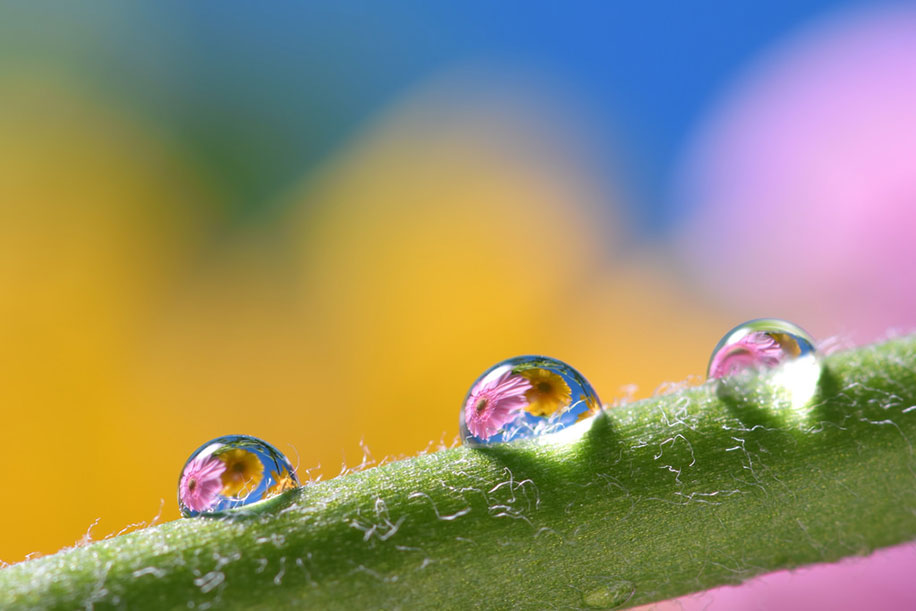
#> input picture sample.jpeg, 916 x 611 px
$ python main.py
#> lines starting #> are read from the running program, lines starting #| are printed output that depends on the picture
# Importing Open-CV module
import cv2 as img

# Reading the Image here
img1 = img.imread('sample.jpeg')
#> img1 is the input picture: shape (611, 916, 3); mean B, G, R 107.1, 142.4, 150

# COLOR_BGR2GRAY is the conversion code
# Takes in the original image and coverts its to gray
grayImg = img.cvtColor(img1, img.COLOR_BGR2GRAY)
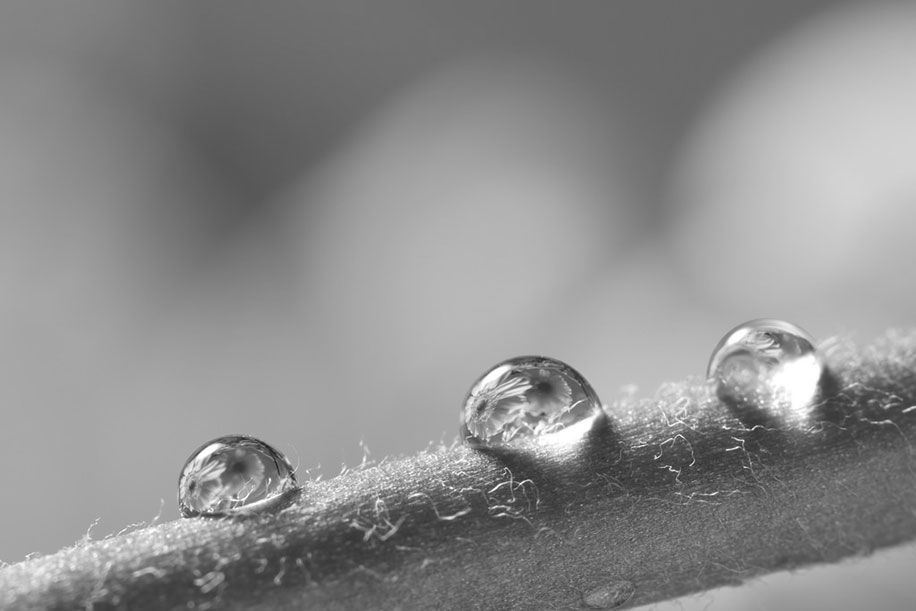
#> grayImg: shape (611, 916); min 25, max 255, mean 140.6

# Converting the original image to an RGB converted image
rgbImg = img.cvtColor(img1, img.COLOR_BGR2RGB)

# Displays the original image
img.imshow('Original image', img1)

# Displays Image with gray background
img.imshow('Gray image', grayImg)

# Displays the RGB converted image
img.imshow('RGB image', rgbImg)

img.waitKey(0)
img.destroyAllWindows()
